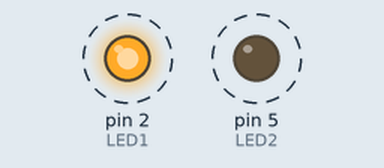
The sketch below on a simulated Arduino Uno, built with avr-gcc and run on an emulated ATmega328P. Shown: output pins drawn as LEDs (lit = HIGH). Dashed ring = blinking.

Above: at 0.2 s.
Timing chart, 0 to 3.0 s (numbered marks = the images above):
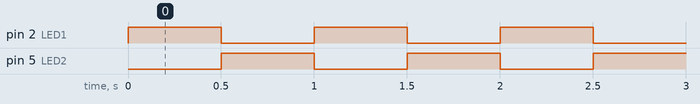

The sketch:

DeuxLEDAClignotementAlterne.ino
```cpp
//***********************************************************************
//Dans ce projet, nous faisons clignoter deux LED en altenance.
//Nous utilisons l'opérateur NOT pour changer le l'état de l'éclairage
//des LED
//***********************************************************************

//Affecter à la variable LED1 la broche 2 et LED2 broche 5 de l'ARDUINO UNO
//Affectation à la variable state (état) la valeur haute (1 logique)
int LED1 = 2, LED2 = 5, state = HIGH;

void setup() {
  //Décalation de la broche 2 en sortie pour le LED1
  pinMode(LED1, OUTPUT);

  //Décalation de la broche 5 en sortie pour le LED2
  pinMode(LED2, OUTPUT);

}

void loop() {
  //Etat de la variable state (état) pour la LED1
  digitalWrite(LED1, state);
  //L'opérateur NOT (!) inverse état de la variable state (état) pour la LED2
  digitalWrite(LED2, !state);
  //Attendre 500 milisecondes soit une demi seconde
  delay(500);
  //Change l'état de la variable state (état)
  state=!state;

}
```

Measured:
- by itself, pin 2 (LED1), pin 5 (LED2): alternates HIGH for 0.50 s and LOW for 0.50 s
